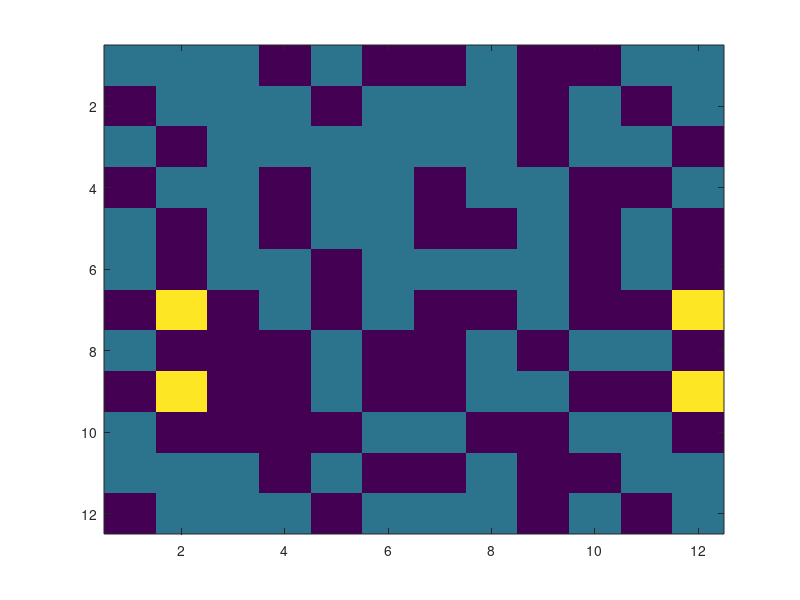

This figure's MATLAB source:
clc
clf
clear all

gridSize = 10;
fullGridSize = gridSize + 2;    % Extra for periodic boundaries
treeProb = 0.6;

grid = zeros(fullGridSize);

for i = 1:fullGridSize^2
    if rand() < treeProb
        grid(i) = 1;
    end
end

grid(1,:) = grid(end-1,:);
grid(end,:) = grid(2,:);
grid(:,1) = grid(:,end-1);
grid(:,end) = grid(:,2);

nbhMask = [ 0 1 0 ; 1 0 1 ; 0 1 0];
boundaryMask = zeros(fullGridSize);
boundaryMask(1,:) = 1;
boundaryMask(end,:) = 1;
boundaryMask(:,1) = 1;
boundaryMask(:,end) = 1;

xStart = ceil(rand()*gridSize) + 1;
yStart = ceil(rand()*gridSize) + 1;
grid(xStart, yStart) = 2;

[xFire, yFire] = find(grid == 2);
tic
burning = true;
while burning
    image(25*grid)
    pause(0.5)

    for i = 1:length(xFire)
        neighborhood = grid(xFire(i)-1:xFire(i)+1, yFire(i)-1:yFire(i)+1);
        
        neighborhood((neighborhood == 1) & nbhMask) = 2;
        neighborhood(2,2) = 3;
        
        grid(xFire-1:xFire+1, yFire-1:yFire+1) = neighborhood;
        image(25*grid)
    end

    grid(1,:) = grid(end-1,:);
    image(25*grid)
    grid(end,:) = grid(2,:);
    image(25*grid)
    grid(:,1) = grid(:,end-1);
    image(25*grid)
    grid(:,end) = grid(:,2);
    image(25*grid)
    
    grid(grid==2 & boundaryMask) = 0;
    image(25*grid)
    [xFire, yFire] = find(grid == 2);

    if isempty(xFire)
        burning = false;
    end
end
toc
image(25*grid)


disp('Done!')
